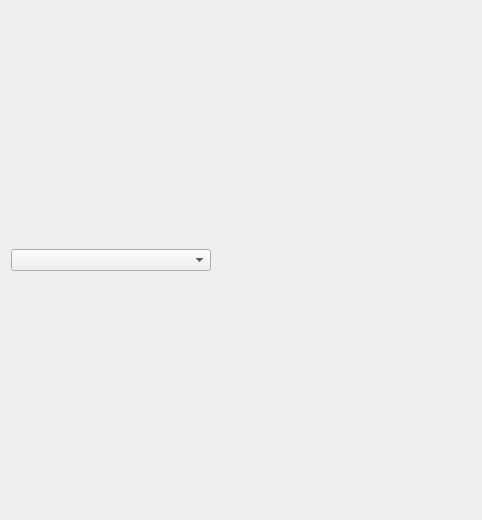
<?xml version="1.0" encoding="UTF-8"?>
<ui version="4.0">
 <class>FrameCombo</class>
 <widget class="QFrame" name="FrameCombo">
  <property name="geometry">
   <rect>
    <x>0</x>
    <y>0</y>
    <width>482</width>
    <height>520</height>
   </rect>
  </property>
  <property name="windowTitle">
   <string>Frame</string>
  </property>
  <layout class="QVBoxLayout" name="verticalLayout">
   <item>
    <widget class="QComboBox" name="combo">
     <property name="sizePolicy">
      <sizepolicy hsizetype="Maximum" vsizetype="Fixed">
       <horstretch>0</horstretch>
       <verstretch>0</verstretch>
      </sizepolicy>
     </property>
     <property name="minimumSize">
      <size>
       <width>200</width>
       <height>0</height>
      </size>
     </property>
    </widget>
   </item>
  </layout>
 </widget>
 <resources/>
 <connections/>
</ui>
